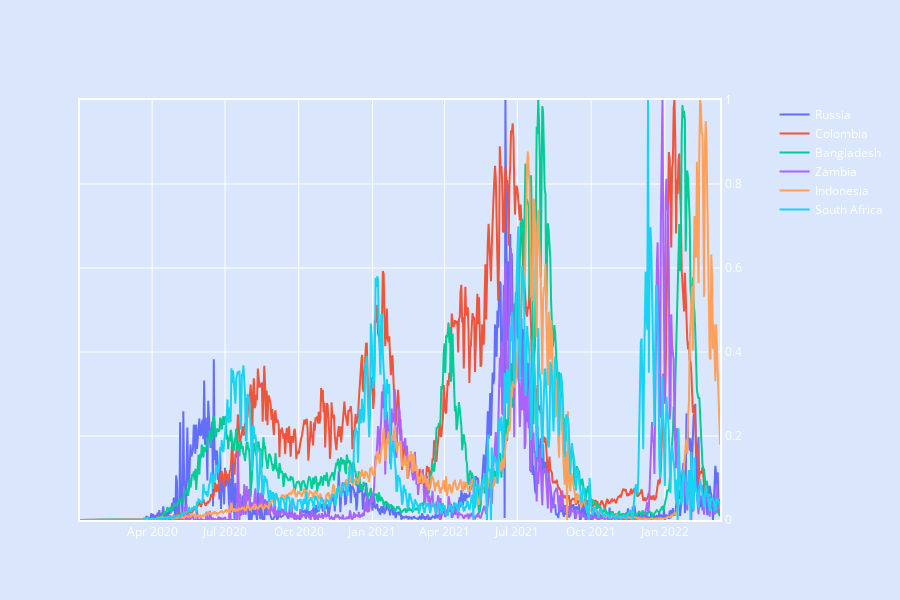

Write notebook code for a chart like this one.
### Code cell
# 'это второй грфик'
trace3 = go.Scatter(
    x=dfc.index,
    y=dfcsr['Afghanistan'],
    name='Russia',
    yaxis='y2'
)
trace4 = go.Scatter(
    x=dfc.index,
    y=dfcsr[cd.iloc[0].name],
    name=cd.iloc[0].name,
    yaxis='y2'
)
trace5 = go.Scatter(
    x=dfc.index,
    y=dfcsr[cd.iloc[1].name],
    name=cd.iloc[1].name,
    yaxis='y2'
)
trace6 = go.Scatter(
    x=dfc.index,
    y=dfcsr[cd.iloc[2].name],
    name=cd.iloc[2].name,
    yaxis='y2'
)
trace7 = go.Scatter(
    x=dfc.index,
    y=dfcsr[cd.iloc[3].name],
    name=cd.iloc[3].name,
    yaxis='y2'
)
trace8 = go.Scatter(
    x=dfc.index,
    y=dfcsr[cd.iloc[4].name],
    name=cd.iloc[4].name,
    yaxis='y2'
)
fig3 = make_subplots(specs=[[{"secondary_y": True}]])
fig3.add_trace(trace3)
fig3.add_trace(trace4)
fig3.add_trace(trace5)
fig3.add_trace(trace6)
fig3.add_trace(trace7)
fig3.add_trace(trace8)
fig3['layout'].update(height=600,    
plot_bgcolor = colors['background'],
paper_bgcolor = colors['background'],
font= {
    'color': colors['text']
        }
)
fig3.update_yaxes(range=[0, 1])
fig3.update_xaxes(showline=True, linewidth=2, linecolor=colors['text'], mirror=True, gridcolor=colors['text'])
fig3.update_xaxes(tickfont=dict(color=colors['text'], size=12))
fig3.update_yaxes(showline=True, linewidth=2, linecolor=colors['text'], mirror=True, gridcolor=colors['text'])
# fig3.show()

### Figure 1 — Plotly figure (JSON) as saved in the notebook; plotly's stock layout.template omitted (floating-point values rounded to 4 significant figures; data arrays with more than 128 entries replaced by an {"elided": "..."} marker saying what was removed)
{"data": [{"name": "Russia", "type": "scatter", "x": {"elided": "800 str values"}, "y": {"elided": "800 float values"}, "yaxis": "y2"}, {"name": "Colombia", "type": "scatter", "x": {"elided": "800 str values"}, "y": {"elided": "800 float values"}, "yaxis": "y2"}, {"name": "Bangladesh", "type": "scatter", "x": {"elided": "800 str values"}, "y": {"elided": "800 float values"}, "yaxis": "y2"}, {"name": "Zambia", "type": "scatter", "x": {"elided": "800 str values"}, "y": {"elided": "800 float values"}, "yaxis": "y2"}, {"name": "Indonesia", "type": "scatter", "x": {"elided": "800 str values"}, "y": {"elided": "800 float values"}, "yaxis": "y2"}, {"name": "South Africa", "type": "scatter", "x": {"elided": "800 str values"}, "y": {"elided": "800 float values"}, "yaxis": "y2"}], "layout": {"font": {"color": "#ffffff"}, "height": 600, "paper_bgcolor": "#D9E6FC", "plot_bgcolor": "#D9E6FC", "xaxis": {"anchor": "y", "domain": [0, 0.94], "gridcolor": "#ffffff", "linecolor": "#ffffff", "linewidth": 2, "mirror": true, "showline": true, "tickfont": {"color": "#ffffff", "size": 12}}, "yaxis": {"anchor": "x", "domain": [0, 1], "gridcolor": "#ffffff", "linecolor": "#ffffff", "linewidth": 2, "mirror": true, "range": [0, 1], "showline": true}, "yaxis2": {"anchor": "x", "gridcolor": "#ffffff", "linecolor": "#ffffff", "linewidth": 2, "mirror": true, "overlaying": "y", "range": [0, 1], "showline": true, "side": "right"}}}
